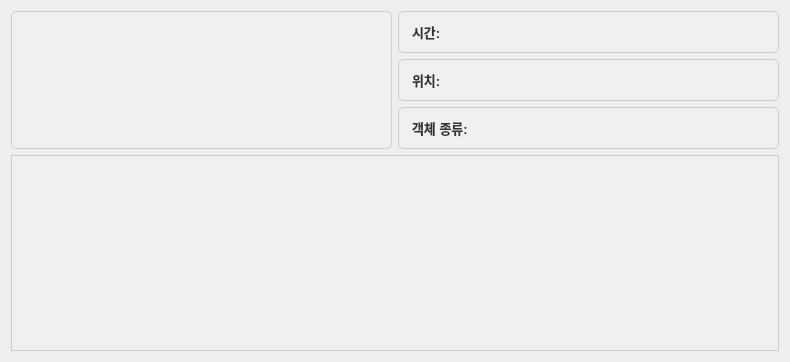
<?xml version="1.0" encoding="UTF-8"?>
<ui version="4.0">
 <class>MetaDataDisplay</class>
 <widget class="QWidget" name="MetaDataDisplay">
  <property name="geometry">
   <rect>
    <x>0</x>
    <y>0</y>
    <width>790</width>
    <height>362</height>
   </rect>
  </property>
  <property name="windowTitle">
   <string>Form</string>
  </property>
  <layout class="QGridLayout" name="gridLayout">
   <item row="0" column="0" rowspan="3">
    <widget class="QLabel" name="iconLabel">
     <property name="styleSheet">
      <string notr="true">QLabel {
        color: #333333;                /* 텍스트 색상 */
        background-color: #f0f0f0;     /* 배경 색 */
        border: 1px solid #ccc;        /* 테두리 */
        padding: 10px;                 /* 내부 여백 */
        font-size: 16px;               /* 폰트 크기 */
        font-family: Arial, sans-serif;/* 폰트 종류 */
        font-weight: bold;             /* 폰트 굵기 */
        text-align: center;            /* 텍스트 정렬 */
        border-radius: 5px;            /* 테두리 둥글기 */
    }

    QLabel:hover {
        background-color: #e0e0e0;     /* 마우스를 올렸을 때 배경색 */
    }

    QLabel:focus {
        border: 2px solid #4CAF50;     /* 포커스 시 테두리 색상 */
    }</string>
     </property>
     <property name="text">
      <string/>
     </property>
    </widget>
   </item>
   <item row="0" column="1">
    <widget class="QLabel" name="timeLabel">
     <property name="styleSheet">
      <string notr="true">QLabel {
        color: #333333;                /* 텍스트 색상 */
        background-color: #f0f0f0;     /* 배경 색 */
        border: 1px solid #ccc;        /* 테두리 */
        padding: 10px;                 /* 내부 여백 */
        font-size: 13px;               /* 폰트 크기 */
        font-family: Arial, sans-serif;/* 폰트 종류 */
        font-weight: bold;             /* 폰트 굵기 */
        text-align: center;            /* 텍스트 정렬 */
        border-radius: 5px;            /* 테두리 둥글기 */
    }

    QLabel:hover {
        background-color: #e0e0e0;     /* 마우스를 올렸을 때 배경색 */
    }

    QLabel:focus {
        border: 2px solid #4CAF50;     /* 포커스 시 테두리 색상 */
    }</string>
     </property>
     <property name="text">
      <string>시간: </string>
     </property>
    </widget>
   </item>
   <item row="1" column="1">
    <widget class="QLabel" name="locationLabel">
     <property name="styleSheet">
      <string notr="true">QLabel {
        color: #333333;                /* 텍스트 색상 */
        background-color: #f0f0f0;     /* 배경 색 */
        border: 1px solid #ccc;        /* 테두리 */
        padding: 10px;                 /* 내부 여백 */
        font-size: 13px;               /* 폰트 크기 */
        font-family: Arial, sans-serif;/* 폰트 종류 */
        font-weight: bold;             /* 폰트 굵기 */
        text-align: center;            /* 텍스트 정렬 */
        border-radius: 5px;            /* 테두리 둥글기 */
    }

    QLabel:hover {
        background-color: #e0e0e0;     /* 마우스를 올렸을 때 배경색 */
    }

    QLabel:focus {
        border: 2px solid #4CAF50;     /* 포커스 시 테두리 색상 */
    }</string>
     </property>
     <property name="text">
      <string>위치: </string>
     </property>
    </widget>
   </item>
   <item row="2" column="1">
    <widget class="QLabel" name="typeLabel">
     <property name="styleSheet">
      <string notr="true">QLabel {
        color: #333333;                /* 텍스트 색상 */
        background-color: #f0f0f0;     /* 배경 색 */
        border: 1px solid #ccc;        /* 테두리 */
        padding: 10px;                 /* 내부 여백 */
        font-size: 13px;               /* 폰트 크기 */
        font-family: Arial, sans-serif;/* 폰트 종류 */
        font-weight: bold;             /* 폰트 굵기 */
        text-align: center;            /* 텍스트 정렬 */
        border-radius: 5px;            /* 테두리 둥글기 */
    }

    QLabel:hover {
        background-color: #e0e0e0;     /* 마우스를 올렸을 때 배경색 */
    }

    QLabel:focus {
        border: 2px solid #4CAF50;     /* 포커스 시 테두리 색상 */
    }</string>
     </property>
     <property name="text">
      <string>객체 종류: </string>
     </property>
    </widget>
   </item>
   <item row="3" column="0" colspan="2">
    <widget class="QListWidget" name="eventLog">
     <property name="styleSheet">
      <string notr="true">QListWidget {
        background-color: #f0f0f0;  /* 배경색 */
        border: 1px solid #ccc;     /* 테두리 */
        padding: 5px;               /* 여백 */
        font-size: 14px;            /* 폰트 크기 */
    }

    QListWidget::item {
        padding: 5px;
        background-color: transparent;  /* 항목 배경 */
        border-bottom: 1px solid #e0e0e0;  /* 항목 사이에 경계선 */
    }

    QListWidget::item:hover {
        background-color: #d3d3d3;  /* 마우스 호버 시 배경색 */
    }

    QListWidget::item:selected {
        background-color: #4CAF50;  /* 선택된 항목 배경색 */
        color: white;               /* 선택된 항목 텍스트 색 */
    }

    QListWidget::item:selected:!active {
        background-color: #3e8e41;  /* 선택된 항목이 비활성일 때 색상 */
    }</string>
     </property>
    </widget>
   </item>
  </layout>
 </widget>
 <resources/>
 <connections/>
</ui>
